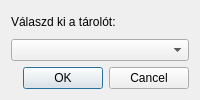
<?xml version="1.0" encoding="UTF-8"?>
<ui version="4.0">
 <class>EditStorageDialog</class>
 <widget class="QDialog" name="EditStorageDialog">
  <property name="windowTitle">
   <string>Tároló szerkesztése</string>
  </property>
  <layout class="QVBoxLayout" name="verticalLayout">
   <item>
    <widget class="QLabel" name="label">
     <property name="text">
      <string>Válaszd ki a tárolót:</string>
     </property>
    </widget>
   </item>
   <item>
    <widget class="QComboBox" name="comboStorage"/>
   </item>
   <item>
    <widget class="QDialogButtonBox" name="buttonBox">
     <property name="standardButtons">
      <set>QDialogButtonBox::Cancel|QDialogButtonBox::Ok</set>
     </property>
    </widget>
   </item>
  </layout>
 </widget>
 <resources/>
 <connections>
  <connection>
   <sender>buttonBox</sender>
   <signal>accepted()</signal>
   <receiver>EditStorageDialog</receiver>
   <slot>accept()</slot>
  </connection>
  <connection>
   <sender>buttonBox</sender>
   <signal>rejected()</signal>
   <receiver>EditStorageDialog</receiver>
   <slot>reject()</slot>
  </connection>
 </connections>
</ui>
